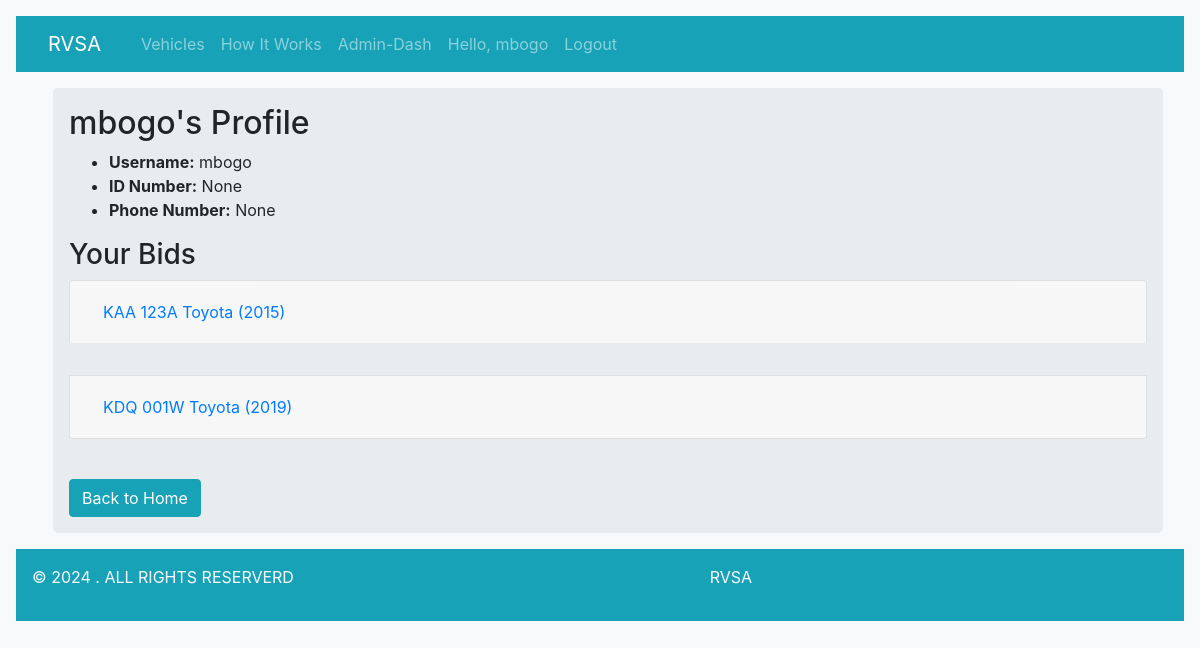
The app's page /profile/ (signed in), older data.
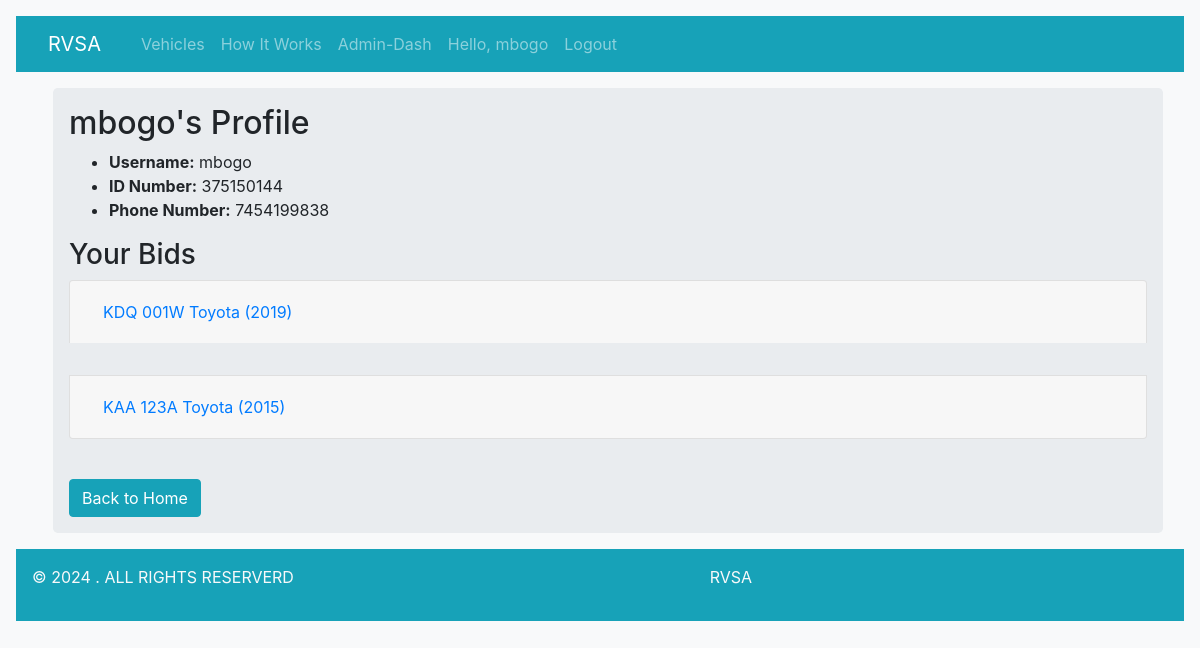
The same page, newer data.
### users/models.py (models this page shows, shortened)
class Profile(models.Model):
    user = models.OneToOneField(
        User, on_delete=models.CASCADE
    )
    id_number = models.IntegerField(max_length=10,blank=False,null=True,unique=True)
    phone_number = models.IntegerField(max_length=10,blank=False,null=True,unique=True)

### vehicles/models.py (models this page shows, shortened)
class Vehicle(models.Model):
    BID_STATUS_CHOICES = [
        ('Available', 'Available'),
        ('On_auction', 'On_auction'),
        ('On_bid', 'On_bid'),
    ]
    TRANSMISSION_CHOICES=[
        ('Automatic','Automatic'),
        ('Manual','Manual')
    ]
    v_id = models.UUIDField(default=uuid.uuid4, editable=False, unique=True)
    registration_no = models.CharField(max_length=255,unique=True)
    make = models.ForeignKey(VehicleMake, on_delete=models.CASCADE)
    model = models.ForeignKey(VehicleModel, on_delete=models.CASCADE)
    YOM = models.ForeignKey(ManufactureYear, on_delete=models.CASCADE)
    mileage = models.IntegerField(null=True, blank=True)
    created_at = models.DateTimeField(auto_now_add=True)
    updated_at = models.DateTimeField(auto_now=True)
    engine_cc = models.IntegerField()
    transmission = models.CharField(max_length=255, choices=TRANSMISSION_CHOICES,blank=True)
    body_type = models.ForeignKey(VehicleBody, on_delete=models.CASCADE)
    fuel_type = models.ForeignKey(FuelType, on_delete=models.CASCADE)
    status = models.CharField(max_length=10, choices=BID_STATUS_CHOICES, default='available')
    reserve_price = models.IntegerField()
    file = models.FileField(upload_to='images/',default='images/default-vehicle.png',blank=True)
    views = models.IntegerField(default=0)

class VehicleMake(models.Model):
    name = models.CharField(max_length=255)
    class Meta:
        verbose_name_plural = "Makes"
    def __str__(self):
            return self.name

class ManufactureYear(models.Model):
    year = models.IntegerField()
    class Meta:
        verbose_name_plural = "Years of Manufacture"
    def __str__(self):
            return str(self.year)

### users/views.py (the view)
# urls.py: path('profile/', user_views.profile_page, name='profile'),
@login_required
def profile_page(request):
    profile = Profile.objects.get(user=request.user)
    user_bids = Bidding.objects.filter(user=request.user).select_related('vehicle')
    context = {
        'user_bids':user_bids,
        'profile': profile
    }
    return render(request, 'users/profile.html', context)

### auctions/users/templates/users/profile.html (shortened to what this page needs)
{% extends 'vehicles/base.html' %}
{% block content %}
<div class="container jumbotron p-3 m-2">
    <h2>{{ profile.user.username }}'s Profile</h2>
    <ul>
        <li><strong>Username:</strong> {{ profile.user.username }}</li>
        <li><strong>ID Number:</strong> {{ profile.id_number }}</li>
        <li><strong>Phone Number:</strong> {{ profile.phone_number }}</li>
    </ul>
    <h3>Your Bids</h3>
    {% if user_bids %}
        {% regroup user_bids by vehicle as vehicle_bids %}
        <div class="accordion" id="bidsAccordion">
            {% for group in vehicle_bids %}
                <div class="card">
                    <div class="card-header" id="heading{{ forloop.counter }}">
                        <h5 class="mb-0">
                            <button class="btn btn-link" type="button" data-toggle="collapse" data-target="#collapse{{ forloop.counter }}" aria-expanded="true" aria-controls="collapse{{ forloop.counter }}">
                                {{ group.grouper.registration_no }} {{ group.grouper.make }} ({{ group.grouper.YOM }})
                            </button>
                        </h5>
                    </div>
                </div>
            {% endfor %}
        </div>
    {% else %}
        <p>No bids found.</p>
    {% endif %}
    <a href="{% url 'homepage' %}" class="btn btn-info mt-2">Back to Home</a>
</div>
{% endblock %}

Row changes from the older to the newer data that the page shows:
changed Profile "mbogo": id_number "None" → "375150144"; phone_number "None" → "7454199838"
changed Vehicle "KDQ 001W": moves up the list
